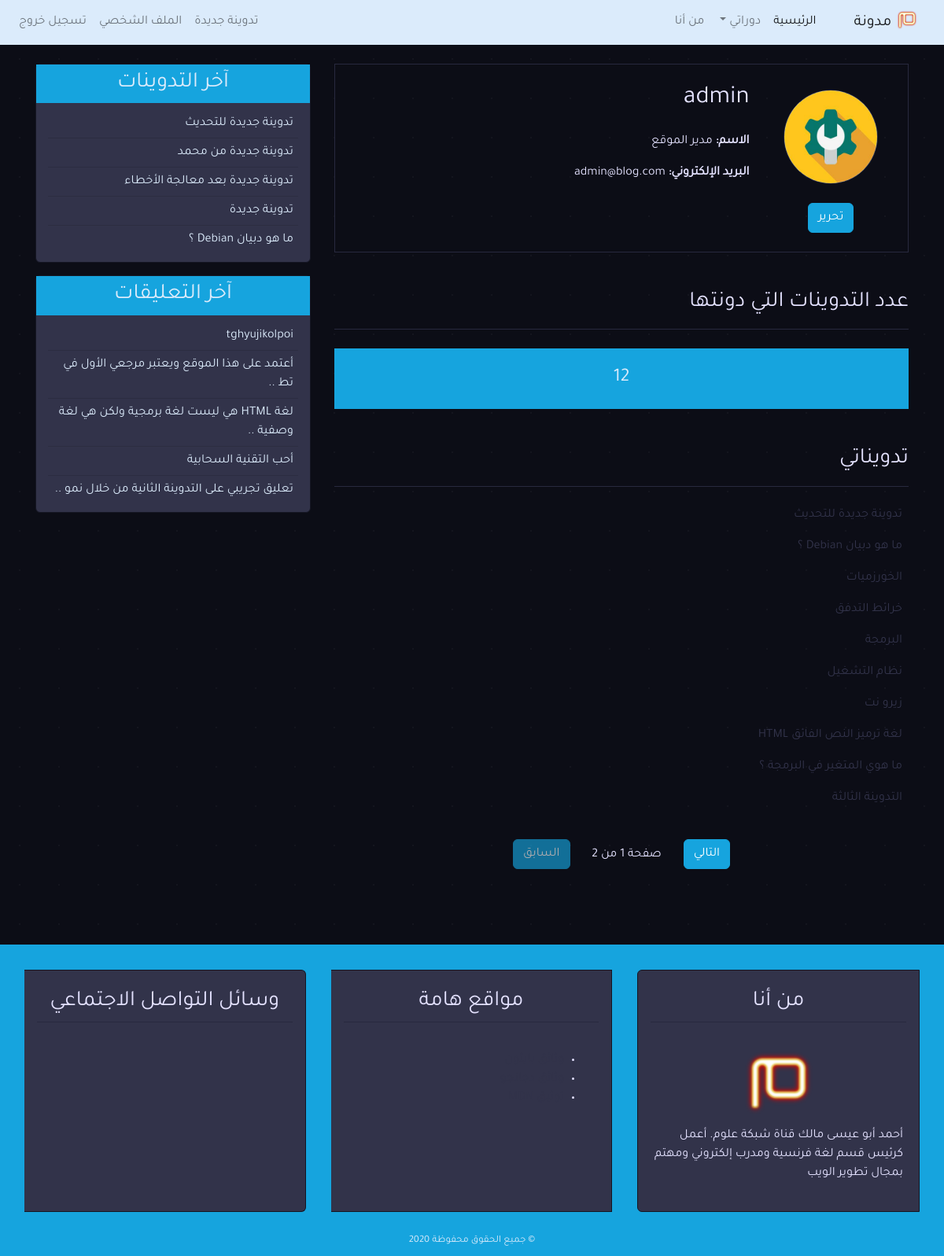
/profile/ (signed in), run on the app's committed database.
### user/models.py (models this page shows, shortened)
class Profile(models.Model):
    image = models.ImageField(default='default.jpg', upload_to='profile_pics')
    user = models.OneToOneField(User, on_delete=models.CASCADE)

### blog/models.py (models this page shows, shortened)
class Post(models.Model):
    title = models.CharField(max_length=100)
    content = models.TextField()
    post_date = models.DateTimeField(default=timezone.now)
    post_update = models.DateTimeField(auto_now=True)
    author = models.ForeignKey(User, on_delete=models.CASCADE)
    class Meta:
        ordering = ('-post_date', )

class Comment(models.Model):
    name = models.CharField(max_length=50, verbose_name='الاسم')
    email = models.EmailField(verbose_name='البريد الإلكتروني')
    body = models.TextField(verbose_name='التعليق')
    comment_date = models.DateTimeField(auto_now_add=True)
    active = models.BooleanField(default=False)
    post = models.ForeignKey(
        Post, on_delete=models.CASCADE, related_name='comments')
    class Meta:
        ordering = ('-comment_date',)

### user/views.py (the view)
# urls.py: path('profile/', views.profile, name='profile'),
@login_required(login_url='login')
def profile(request):
    posts = Post.objects.filter(author=request.user)
    post_list = Post.objects.filter(author=request.user)
    paginator = Paginator(post_list, 10)
    page = request.GET.get('page')
    try:
        post_list = paginator.page(page)
    except PageNotAnInteger:
        post_list = paginator.page(1)
    except EmptyPage:
        post_list = paginator.page(paginator.num_page)
    return render(request, 'user/profile.html', {
        'title': 'الملف الشخصي',
        'posts': posts,
        'page': page,
        'post_list': post_list,
    })

### blog/templatetags/post_tag.py (called while the page is built)
@register.inclusion_tag('blog/latest_posts.html')
def latest_posts():
    context = {
        'l_posts': Post.objects.all()[0:5],
    }
    return context

@register.inclusion_tag('blog/latest_comments.html')
def latest_comments():
    context = {
        'l_comments': Comment.objects.filter(active=True)[:5],
    }
    return context

### user/templates/user/profile.html (shortened to what this page needs)
{% extends 'blog/base.html' %}
{% block content %}
    <div class="border p-4 mb-5">
        <div class="row">
            <div class="col-md-3 text-center">
                <img class="img-fluid rounded-circle border m-2" style="width: 120px; height:120px;"
                    src="{{user.profile.image.url}}" alt="{{user.username}}">
                <div class="mt-3">
                    <a class="btn btn-secondary bg-secondary" href="{% url 'profile_update' %}"> تحرير</a>
                </div>
            </div>
            <div class="col-md-9">
                <h2 class="mb-4">{{user.username}}</h2>
                <p class="font-weight-bold">الاسم: <span class="font-weight-normal">{{user.first_name}}
                        {{user.last_name}}</span></p>
                <p class="font-weight-bold">البريد الإلكتروني: <span class="font-weight-normal">{{user.email}}</span></p>
            </div>
        </div>
    </div>
    <div class="row mb-5">
        <div class="col-md">
            <h3 class="border-bottom pb-3 mb-4">عدد التدوينات التي دونتها</h3>
            <h4 class="bg-secondary text-center p-4 text-light">
                {{posts.count}}
            </h4>
            <h3 class="border-bottom mb-4 pb-3 mt-5">تدويناتي</h3>
            {% for post in post_list %}
                <ul class="pr-2">
                    <a class="text-dark" href="{% url 'detail' post.id %}">{{post.title}}</a>
                </ul>
            {% empty %}
                <h4 class="text-center mb-5">لا يوجد تدوينات</h4>
            {% endfor %}
            {% include 'blog/pagination.html' with page=post_list %}
        </div>
    </div>
{% endblock content %}

### blog/templates/blog/latest_posts.html
<ul class="list-group-flush latest-post">
    {% for post in l_posts %}
        <li class="list-group-item latest-post-item">
            <a class="text-light" href="{% url 'detail' post.id %}">{{post.title}}</a>
        </li>
    {% empty %}
        <li class="list-group-item latest-post-item">لا يوجد تدوينات</li>
    {% endfor %}
</ul>

### blog/templates/blog/latest_comments.html
<ul class="list-group-flush latest-comment">
    {% for comment in l_comments %}
        <li class="list-group-item latest-comment-item">
            <a class="text-light" href="{% url 'detail' comment.post.id %}">
                {% if comment.body|length > 40 %}
                    {{comment.body|slice:'45'}} ..
                {% else %}
                    {{comment.body}}
                {% endif %}
            </a>
        </li>
    {% empty %}
        <li class="list-group-item latest-comment-item">لا يوجد تعليقات</li>
    {% endfor %}
</ul>

### data on the page
Post: title "تدوينة جديدة للتحديث"
Post: title "ما هو دبيان Debian ؟"
Post: title "الخورزميات"
Post: title "خرائط التدفق"
Post: title "البرمجة"
Post: title "نظام التشغيل"
Post: title "زيرو نت"
Post: title "لغة ترميز النص الفائق HTML"
Post: title "ما هوي المتغير في البرمجة ؟"
Post: title "التدوينة الثالثة"
Post: title "تدوينة جديدة من محمد"
Post: title "تدوينة جديدة بعد معالجة الأخطاء"
Post: title "تدوينة جديدة"
Comment: body "tghyujikolpoi"
Comment: body "أعتمد على هذا الموقع ويعتبر مرجعي الأول في تط"
Comment: body "لغة HTML هي ليست لغة برمجية ولكن هي لغة وصفية"
Comment: body "أحب التقنية السحابية"
Comment: body "تعليق تجريبي على التدوينة الثانية من خلال نمو"

### other printed values
{{ user.username }} "admin"
{{ user.first_name }} "مدير"
{{ user.last_name }} "الموقع"
{{ user.email }} "admin@blog.com"
{{ posts.count }} "12"
{{ page.paginator.num_pages }} "2"
